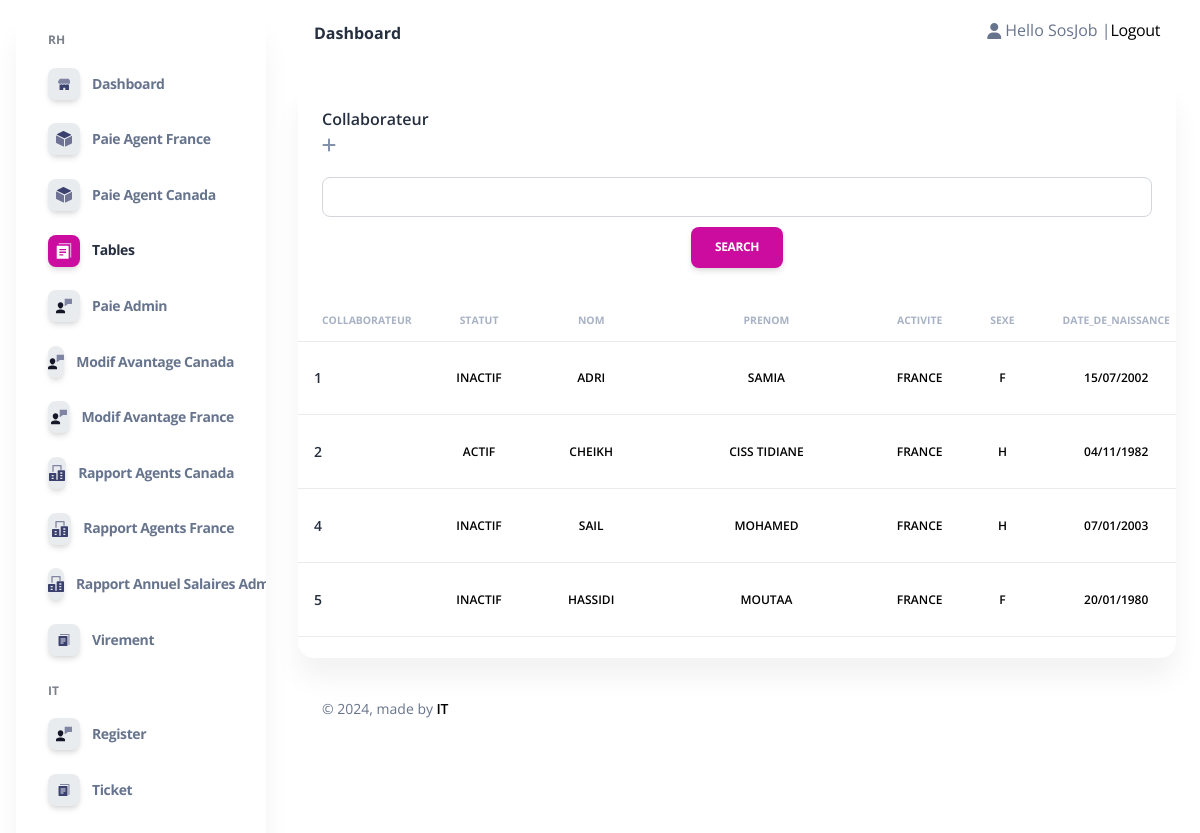
Before: /table/ (signed in) with the older database file.
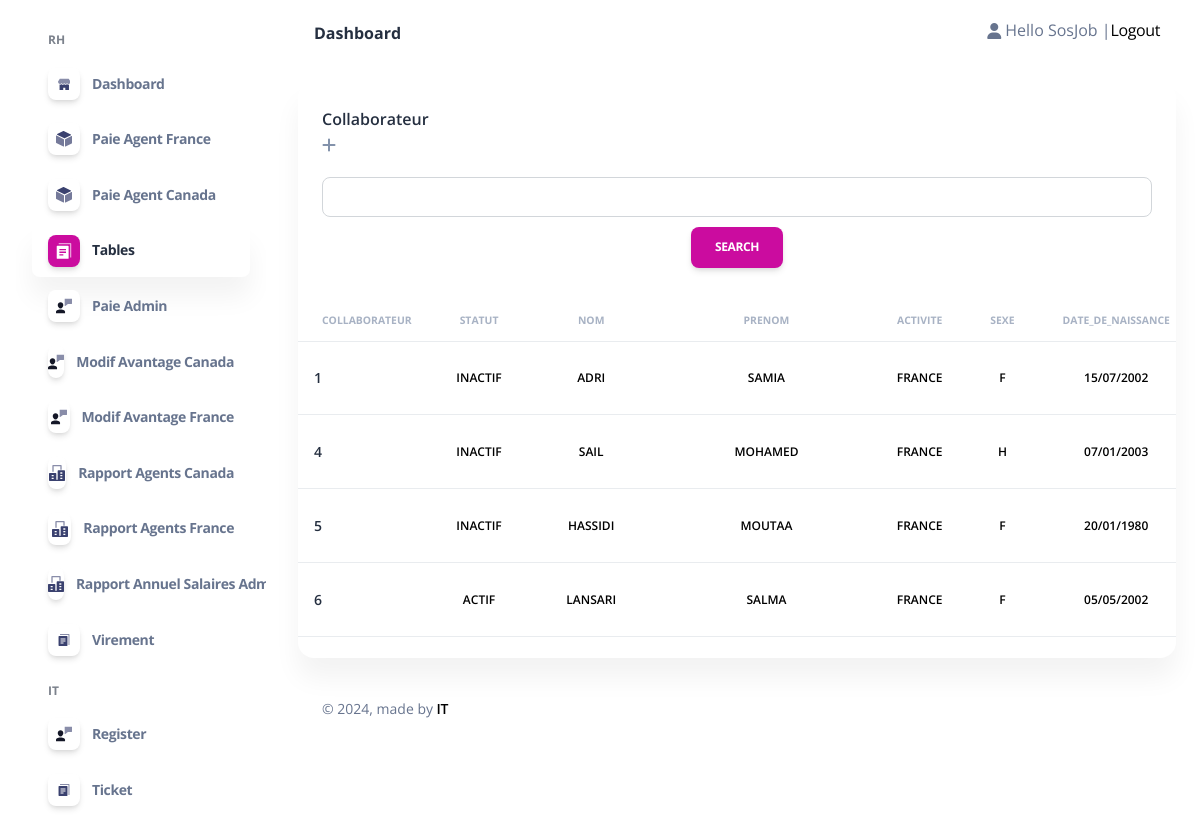
After: the same page with the newer database file.
### admin_Sos/models.py (models this page shows, shortened)
class Collaborateur(models.Model):
    Statut_P= (
        ('AGENT','AGENT'),
        ('CADRE','CADRE'),
        ('TECHNICIEN','TECHNICIEN'),
        ('STAGIAIRE','STAGIAIRE'),
    )
    STATUT_statut = (
        ('ACTIF','ACTIF'),
        ('INACTIF','INACTIF'),
        ('FORMATION','FORMATION'),
        ('STAGE','STAGE'),
    )
    STATUT_activite = (
        ('FRANCE','FRANCE'),
        ('CANADA','CANADA'),
    )
    STATUT_causededepart = (
        ('Demission','Demission'),
        ('Licenciement','Licenciement'),
        ('FPE','FPE'),
        ('Fin de contrat','Fin de contrat'),
        ('Comportement','Comportement'),
        ('Etudes','Etudes'),
        ('Sans motif(Volantaire)','Sans motif(Volantaire)'),
        ('Autre','Autre'),
    )
    Contart = (
        ('Etranger','Etranger'),
        ('Stage','Stage'),
        ('CDD','CDD'),
        ('CDI','CDI'),
    )
    TTGD = (
        ('Célibataire ','Célibataire'),
        ('Marié(e)','Marié(e)'),
        ('Divorcé(e)','Divorcé(e)'),
        ('Veuf(ve)','Veuf(ve)'),
    )
    statut_sexe = (
        ('H','H'),
        ('F','F'),
    )
    statut_TF = (
        ('OUI','OUI'),
        ('NON','NON'),
    )
    Statut = models.CharField(max_length=10,null=True,blank=True,choices=STATUT_statut)
    Nom = models.CharField(max_length=500,null=True,blank=True)
    Prenom = models.CharField(max_length=500,null=True,blank=True)
    Sexe = models.CharField(max_length=50,null=True,blank=True,choices=statut_sexe)
    Date_de_naissance = models.DateField(null=True,blank=True)
    Age = models.PositiveIntegerField(null=True,blank=True)
    Situation_familiale = models.CharField(max_length=100, null=True,blank=True,choices=TTGD)
    Nombre_d_enfants = models.FloatField(default=0, null=True,blank=True)
    N_CIN =models.CharField(default="-",max_length=120 ,null=True,blank=True)
    N_Passeport=models.CharField(default="-",max_length=300 ,null=True,blank=True)
    Nationalité=models.CharField(default="-",max_length=200,null=True,blank=True)
    Adresse_postale=models.CharField(default="-",max_length=200,null=True,blank=True)
    Ville=models.CharField(default="-",max_length=100,null=True,blank=True)
    E_mail= models.EmailField(null=True,blank=True)
    Declaration_CNSS= models.CharField(max_length=100,null=True,blank=True,choices=statut_TF)
    N_de_téléphone=models.CharField(max_length=200,null=True,blank=True)
    RIB = models.CharField(default="-",max_length=300,null=True,blank=True)
    N_CNSS= models.CharField(default="-",max_length=200,null=True,blank=True)
    Type_de_contrat= models.CharField(max_length=100,null=True,blank=True,choices=Contart)
    Salaire_base = models.PositiveBigIntegerField(default=0,null=True,blank=True)
    Nombre_de_Jour_Travaille_Admin= models.PositiveIntegerField(default=0,null=True,blank=True)
    Poste = models.CharField(max_length=100,null=True,blank=True)
    CSP = models.CharField(max_length=100,null=True,blank=True,choices=Statut_P)
    Date_d_entrée = models.DateField(null=True,blank=True)
    Date_de_Sortie = models.DateField(null=True,blank=True)
    anciennetee = models.IntegerField(default=0,null=True, blank=True)
    Motif_de_départ = models.CharField(default="-",max_length=1000,null=True,blank=True,choices=STATUT_causededepart)
    Commentaire = models.CharField(default="-",max_length=1000,null=True,blank=True)
    Prime_Produit = models.FloatField(default=0,null=True,blank=True)
    Nbre_d_heures_Travaillees= models.FloatField(default=0,null=True,blank=True)
    Planifier= models.FloatField(default=0,null=True,blank=True)
    Avance_sur_salaire = models.FloatField(default=0,null=True,blank=True)
    S_H = models.FloatField(default=0,null=True, blank=True)
    Activite=models.CharField(max_length=100,null=True,blank=True,choices=STATUT_activite)
    user =models.OneToOneField(User, null=True,blank=True,on_delete=models.CASCADE)

### admin_Sos/decorators.py (the view)
        def wrapper_func(request,*args, **kwargs):
            group=None
            if request.user.groups.exists():
                group= request.user.groups.all()[0].name
            if group == 'Admin':
                return view_func(request,*args, **kwargs)
            if group == 'Agent':
                return redirect('home')
            else:
                return redirect('login')

### admin_Sos/views.py (called while the page is built)
@login_required(login_url='login')
@admin_only
def TableView(request):
    context = Collaborateur.objects.all()
    nom_query = request.GET.get('Nom', '')
    prenom_query = request.GET.get('Nom', '')
    if nom_query or prenom_query:
        context = Collaborateur.objects.filter(Q(Nom__icontains=nom_query) | Q(Prenom__icontains=prenom_query))
    else:
        context= Collaborateur.objects.all()
    return render(request, 'admin_/tables.html', {'collaborateur': context})

### Templates/admin_/tables.html (shortened to what this page needs)
{% extends 'admin_/Base/homebase_admin.html' %}
{% block body %}{% include 'admin_/content/Modify/content_table.html'%}{% endblock  %}

### Templates/admin_/content/Modify/content_table.html (shortened to what this page needs)
    <div class="container-fluid py-4">
      <div class="row">
        <div class="col-12">
          <div class="card mb-4">
            <div class="card-header pb-0">
              <h6>Collaborateur<br>
              <a href="{% url 'AddC' %}" class="fa fa-plus text-secondary mb-3"></a>
              </h6>
              <div class="header_search_form_container">
                <form role="form text-center" action="{% url 'table' %}" method="GET">
                  <div class="mb-3 text-center">
                    <input type="search" name="Nom" class="form-control  text-center ">
                    <button type="submit" style = 'margin-top : 10px' value="Submit" class="btn btn-primary">search</button>
                  </div>
                </form>
            </div>
            </div>
            <div class="card-body px-0 pt-0 pb-2">
              <div class="table-responsive p-0" style="height: 350px; overflow-y: auto;">
                <table class="table align-items-center mb-0" style="color: black !important">
                  <thead>
                    <tr>
                      <th class="text-uppercase text-secondary text-xxs font-weight-bolder opacity-7">Collaborateur</th>
                      <th class="text-center text-uppercase text-secondary text-xxs font-weight-bolder opacity-7">Statut</th>
                      <th class="text-center text-uppercase text-secondary text-xxs font-weight-bolder opacity-7" >Nom</th>
                      <th class="text-center text-uppercase text-secondary text-xxs font-weight-bolder opacity-7">Prenom</th>
                      <th class="text-center text-uppercase text-secondary text-xxs font-weight-bolder opacity-7">Activite</th>
                      <th class="text-center text-uppercase text-secondary text-xxs font-weight-bolder opacity-7">Sexe</th>
                      <th class="text-center text-uppercase text-secondary text-xxs font-weight-bolder opacity-7">Date_de_naissance</th>
                    </tr>
                  </thead>
                  <tbody>
                  {% for C in collaborateur %}
                    <tr>
                      <td>
                        <div class="d-flex px-2 py-1">
                          <div class="d-flex flex-column justify-content-center">
                            <h6 class="mb-0 text-sm">{{ C.id }}</h6>
                          </div>
                        </div>
                      </td>
                      <td class="align-middle text-center">
                        <p class="text-xs font-weight-bold mb-0">{{ C.Statut }}</p>
                      </td>
                      <td class="align-middle text-center fixed">
                        <p class="text-xs font-weight-bold mb-0 fixed">{{ C.Nom }}</p>
                      </td>
                      <td class="align-middle text-center fixed">
                        <p class="text-xs font-weight-bold mb-0 fixed">{{ C.Prenom }}</p>
                      </td>
                      <td class="align-middle text-center">
                        <p class="text-xs font-weight-bold mb-0">{{ C.Activite }}</p>
                      </td>
                      <td class="align-middle text-center">
                        <p class="text-xs font-weight-bold mb-0">{{ C.Sexe}}</p>
                      </td>
                      <td class="align-middle text-center">
                        {% if C.Date_de_naissance %}
                            <p class="text-xs font-weight-bold mb-0">{{ C.Date_de_naissance|date:"d/m/Y" }}</p>
                        {% else %}
                            <p class="text-xs font-weight-bold mb-0">-</p>
                        {% endif %}
                      </td>
                    </tr>
                    {% endfor %}
                  </tbody>
                </table>
              </div>
            </div>
          </div>
        </div>
      </div>

Changed rows visible on the page:
removed Collaborateur: id "2", Statut "ACTIF", Nom "CHEIKH", Prenom "CISS TIDIANE", Activite "FRANCE", Sexe "H", Date_de_naissance "04/11/1982"
now on this page (row edited): Collaborateur: id "6", Statut "ACTIF", Nom "LANSARI", Prenom "SALMA", Activite "FRANCE", Sexe "F", Date_de_naissance "05/05/2002"
